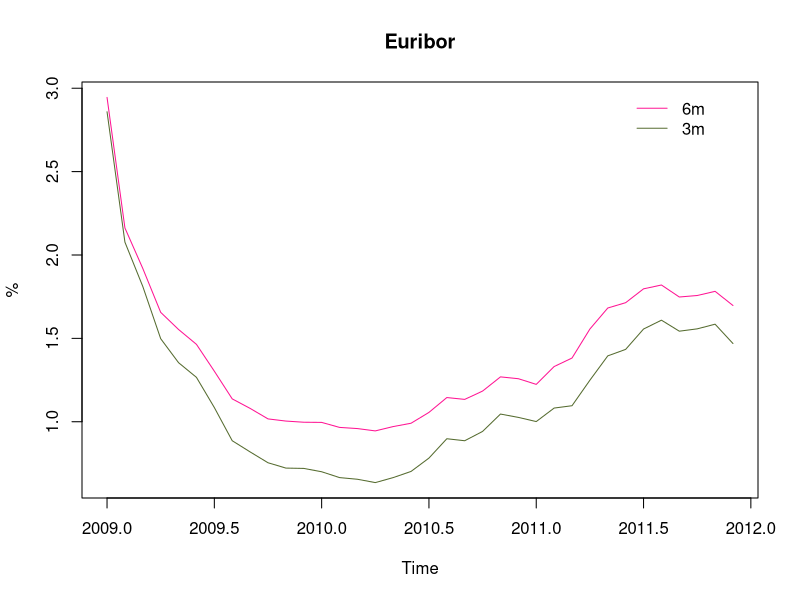
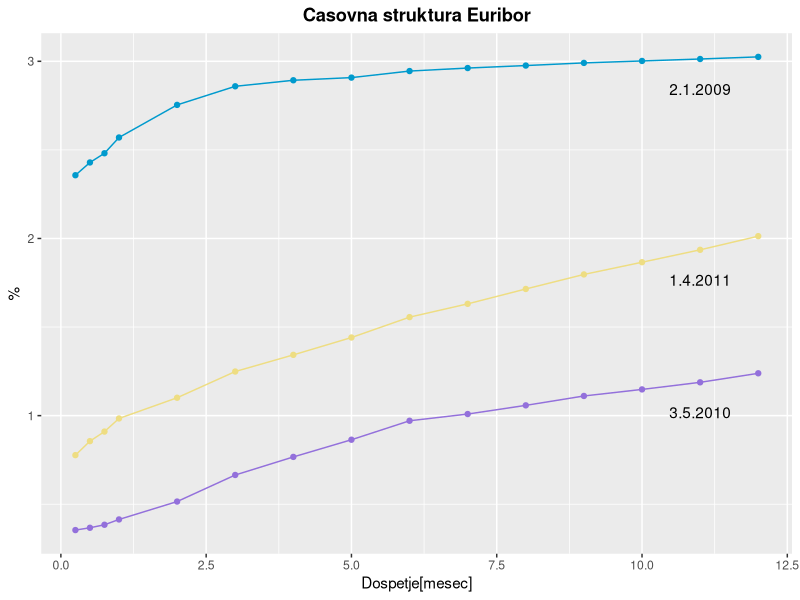
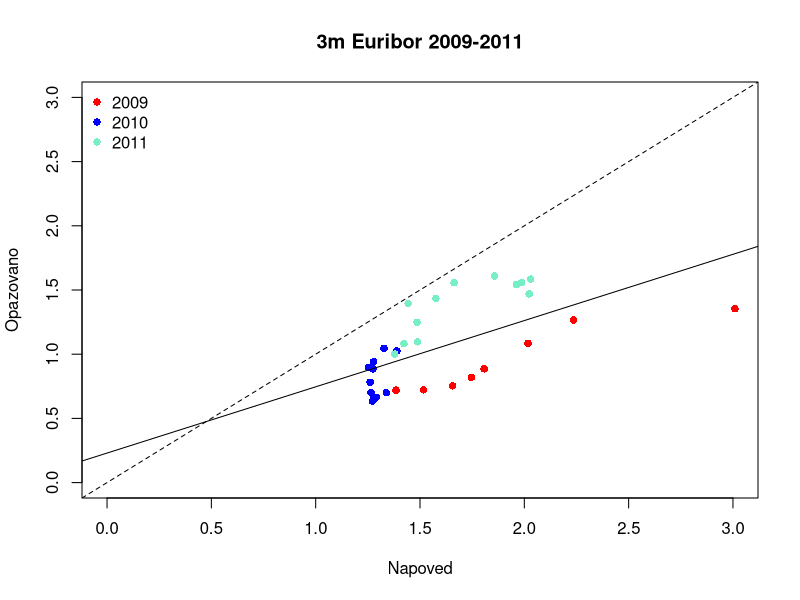
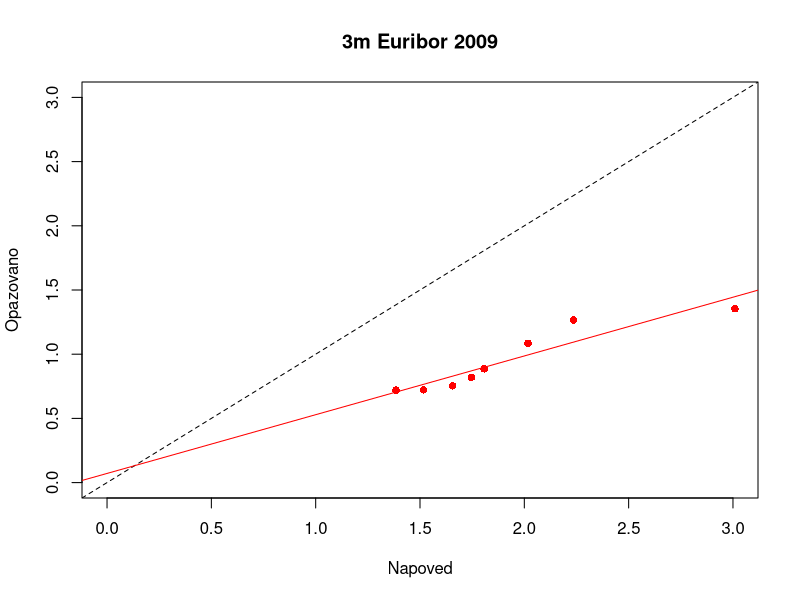
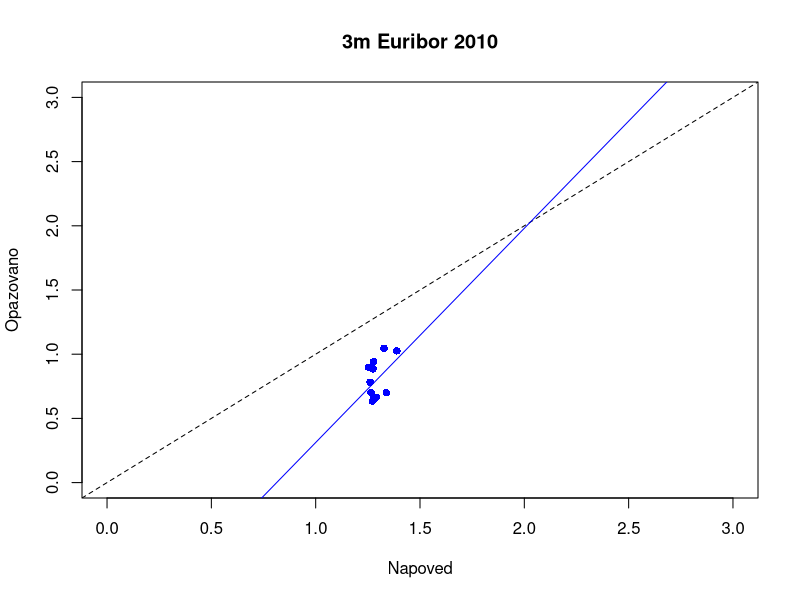
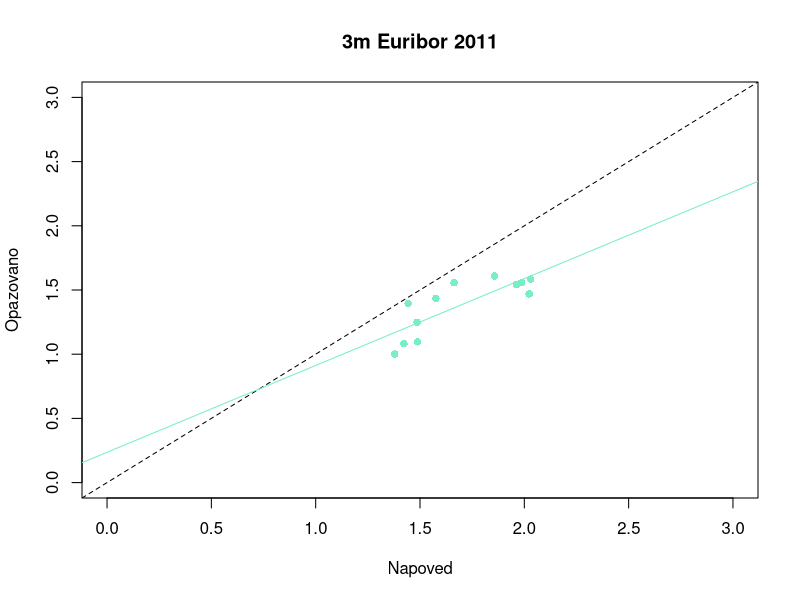

R code for these plots, in order:
library(dplyr)
library(ggplot2)
require(ggplot2)
require(reshape2)

#1. naloga


#uvozimo podatke za euribor za leto 2009 #
euribor_2009 <- read.csv2("euribor_2009.csv", header = TRUE) %>% .[(1:15),]
rownames(euribor_2009) <- euribor_2009$X
euribor_2009$X <- NULL
euribor_2009 <- t(euribor_2009)
print(euribor_2009)

#uvozimo podatke za euribor za leto 2010
euribor_2010 <- read.csv2("euribor_2010.csv", header = TRUE) %>% .[(1:15),]
rownames(euribor_2010) <- euribor_2010$X
euribor_2010$X <- NULL
euribor_2010 <- t(euribor_2010)
print(euribor_2010)

#uvozimo podatke za euribor za leto 2011
euribor_2011 <- read.csv2("euribor_2011.csv", header = TRUE) %>% .[(1:15),]
rownames(euribor_2011) <- euribor_2011$X
euribor_2011$X <- NULL
euribor_2011 <- t(euribor_2011)
print(euribor_2011)

#podatki za 3m in 6m
euribor_2009_3_6 <- euribor_2009[,c("3m","6m")]
euribor_2010_3_6 <- euribor_2010[,c("3m","6m")]
euribor_2011_3_6 <- euribor_2011[,c("3m","6m")]

euribor_3_6 <- rbind(euribor_2009_3_6,euribor_2010_3_6,euribor_2011_3_6, id = NULL)

#graf, ki prikazuje kako se spreminjata trimesečna in šestmesečna obrestna mera
casovna_vrsta_3 <- ts(data = euribor_3_6[,c("3m")], frequency = 12, start = c(2009,1)) 
casovna_vrsta_6 <- ts(data = euribor_3_6[,c("6m")], frequency = 12, start = c(2009,1)) 
graf_casovna_vrsta <- ts.plot(casovna_vrsta_3, casovna_vrsta_6, col = c("darkolivegreen","deeppink"),main = "Euribor", ylab = "%")
legend(2011.4,3 ,legend = c("6m", "3m"), col = c("deeppink","darkolivegreen"), lty = 1, box.lty = 0)

#2. naloga

#izberemo 3 datume: januar 2009, maj 2010 in april 2011
#podatki za izbrane datume za vse dospelosti 
januar_2009 <- euribor_2009[(1),]
maj_2010 <- euribor_2010[(5),]
april_2011 <- euribor_2011[(4),]

#graf, ki prikazuje časovno strukturo obrestnih mer na izbrane datume
df <- data.frame(dospetje = c(1/4,1/2,3/4,1:12),
                 januar_2009 = januar_2009,
                 maj_2010 = maj_2010,
                 april_2011 = april_2011)
df <- melt(df ,  id.vars = 'dospetje', variable.name = 'datum', value.name = "obrestna_mera")
theme_update(plot.title = element_text(hjust = 0.5, face = "bold"), legend.position="none")
ggplot(df, aes(dospetje,obrestna_mera)) + geom_point(aes(colour = datum)) + ggtitle("Casovna struktura Euribor") + 
  xlab("Dospetje[mesec]") + ylab("%") + scale_color_manual(values=c("deepskyblue3", "mediumpurple", "lightgoldenrod")) + 
  geom_line(aes(colour = datum)) + geom_text(data = df %>% filter(dospetje == 11), vjust =3, aes(label = c("2.1.2009","3.5.2010","1.4.2011")))+
  guides(fill=FALSE)

#oblike prikazanih krivulj
#za vsa tri leta velja, da na izbran datum obrestna mera narašča skupaj z dospetjem. na začetku krivulje, ko se dospetja
#razlikujejo v tednih raste hitreje, potem pa počasneje, za leto 2009 je tako na koncu skoraj že ravna
#najvišje obrestne mere lahko zasledimo v letu 2009, potem pa sledi velik padec v letu 2010 in ponovna rast v letu 2011
#sicer imajo vse krivulje dokaj podobno obliko, prav tako so vse v večini delov konkavne
#za leto 2009 za dospetja med 3 in 12 mesecev krivulja skoraj ravna, kar pomeni da so obrestne mere skoraj enake, to pa
#je signal za negotovost v ekonomiji
#tako za leto 2010 kot tudi 2011 imata krivulji normalno obliko, to pomeni da obrestna mera narašča z dospetjem (naklon
#krivulje je pozitiven). Pozitiven naklon odraža pričakovanja investitorjev o prihodnji rasti ekonomije, rast pa je pogosto povezana
#s pričakovanji višje inflacije. Višja inflacija pa pomeni, da bo centralna banka zaostrila monetarno politiko z višanjem
#kratkotrajnih obrestnih mer v prihodnosti z namenom upočasnitve ekonomske rasti. Prav tako pa ustvari potrebo po zavarovalni premiji 
#povezani z negotovostjo o prihodnji stopnji inflacije, ki ima vpliv na vrednost prihodnjih denarnih tokov. Investitorji zato zahtevajo
#višje obrestne mere za dospetja dlje v prihododnost. 

#3. naloga

#izračunamo terminske obrestne mere
tri = euribor_3_6[,c("3m")]
sest = euribor_3_6[,c("6m")]
#stolpec, ki prikazuje vse možne terminske obrestne mere 3x6
napoved = (((1 + 0.5*sest/100)/(1 + 0.25*tri/100) - 1)/0.25)*100
print(napoved)
napoved1 = napoved[1:32]
leto = c(1:36)

#dodamo stolpec napoved in leto
tabela_napoved <- cbind(euribor_3_6,napoved,leto, id = NULL)
tabela_napoved[,"napoved"] <- NA
tabela_napoved[5:36,"napoved"] <- napoved1
tabela_napoved[1:12,"leto"] <- 2009
tabela_napoved[13:24,"leto"] <- 2010
tabela_napoved[25:36,"leto"] <- 2011
#tabela, ki prikazuje datum, opazovano trenutno 3-mesečno obrestno mero in napoved
tabela_napoved1 <- tabela_napoved[,c("3m","6m","napoved")]
print(tabela_napoved1)

tabela_napoved_3m <- tabela_napoved[,c("3m","napoved","leto")]
colnames(tabela_napoved_3m)[1] <- "tri_m"
tabela_napoved_3m <- data.frame(tabela_napoved_3m)

#razsevni grafikon
tabela_napoved_3m$leto = as.factor(tabela_napoved_3m$leto)
barve = c("red", "blue", "aquamarine2")[tabela_napoved_3m$leto]
plot(tabela_napoved_3m$napoved, tabela_napoved_3m$tri_m,main = "3m Euribor 2009-2011", 
                      ylab = "Opazovano", xlab = "Napoved", pch = 16, col = barve, xlim=c(0,3), ylim=c(0,3))
abline(0,1, lty = 'dashed')
abline(lm(tabela_napoved_3m$tri_m ~ tabela_napoved_3m$napoved))
legend("topleft", c("2009", "2010", "2011"), col=c('red','blue', 'aquamarine2'), pch=c(16, 16, 16), bty = "n")
 

#grafikon za leto 2009
podatki_2009 <- tabela_napoved_3m %>% filter(leto == 2009)
plot(podatki_2009$napoved, podatki_2009$tri_m,main = "3m Euribor 2009", 
     ylab = "Opazovano", xlab = "Napoved", pch = 16, col = "red", xlim=c(0,3), ylim=c(0,3))
abline(0,1, lty = 'dashed')
abline(lm(podatki_2009$tri_m ~ podatki_2009$napoved),col = "red")

#grafikon za leto 2010
podatki_2010 <- tabela_napoved_3m %>% filter(leto == 2010)
plot(podatki_2010$napoved, podatki_2010$tri_m,main = "3m Euribor 2010", 
     ylab = "Opazovano", xlab = "Napoved", pch = 16, col = "blue", xlim=c(0,3), ylim=c(0,3))
abline(0,1, lty = 'dashed')
abline(lm(podatki_2010$tri_m ~ podatki_2010$napoved),col = "blue")


#grafikon za leto 2011
podatki_2011 <- tabela_napoved_3m %>% filter(leto == 2011)
plot(podatki_2011$napoved, podatki_2011$tri_m,main = "3m Euribor 2011", 
     ylab = "Opazovano", xlab = "Napoved", pch = 16, col = "aquamarine2", xlim=c(0,3), ylim=c(0,3))
abline(0,1, lty = 'dashed')
abline(lm(podatki_2011$tri_m ~ podatki_2011$napoved),col = "aquamarine2")

#hipoteza pričakovanj trga
#pod pogojem, da ta hipoteza velja bi točke grafa morale ležati na simetrali lihih kvadrantov, vendar pa večinoma ležijo pod
#simetralo. Torej hipoteze na podlagi empiričnih podatkov ne moremo potrditi. Hipotezo še najbolj potrjujejo podatki za leto 2011,
#ta regresijska premica se namreč še najbolje približa simetrali lihih kvadrantov. 
#Dejstvo, da točke ležijo pod simetralo pomeni, da so bile naše napovedi preveč optimistične, kar pa je razumljivo, saj je na
#začetku opazovanega obdobja moč opaziti strm padec obrestne mere

